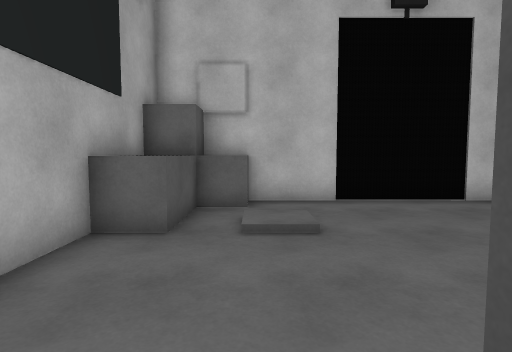
[1] (above)

12 first-person views from a walk through a scene from a Unity 3-D project. The camera is 1.3 m above the floor, tilts 4° down and sees 80° across. The floor is counted in squares, 1 m on a side. Each view is taken from the middle of a square. On the plan, view 1 faces up. The plan holds only what a view shows up to about 14 squares ahead; the rest is blank. The place goes on beyond the plan. The player character is not drawn. Some animated figures are not drawn. Door leaves are left out, so doorways stand open.

[2]
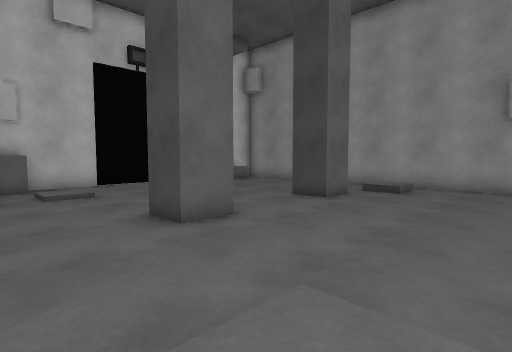

[3]
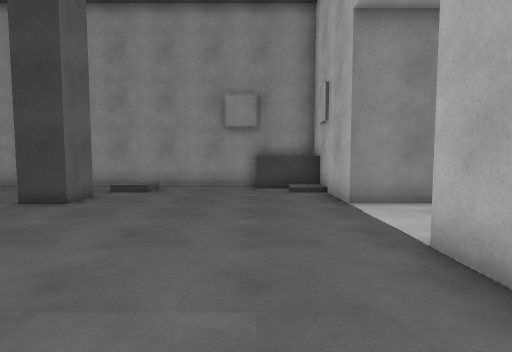

[4]
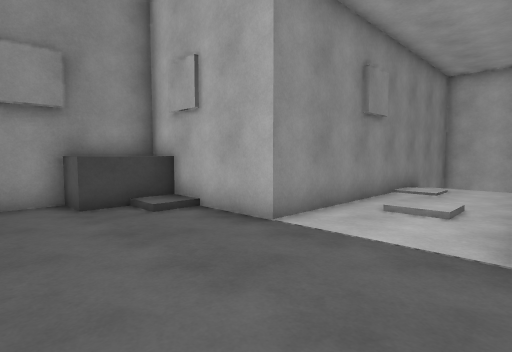

[5]
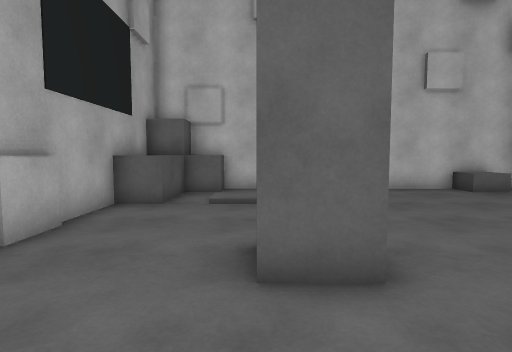

[6]
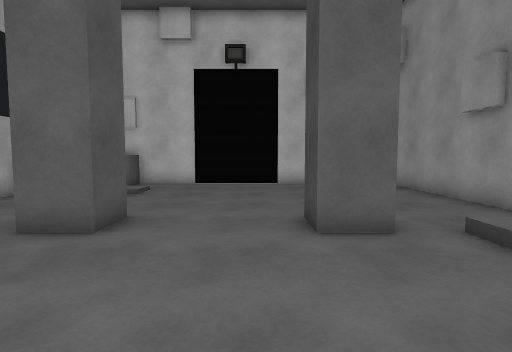

[7]
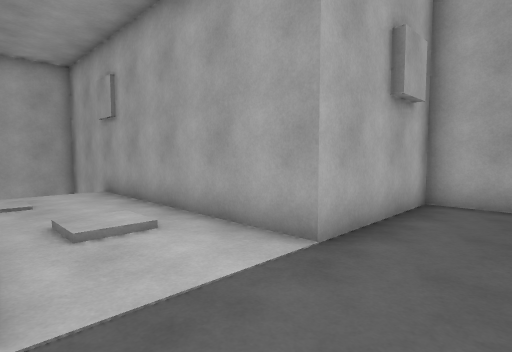

[8]
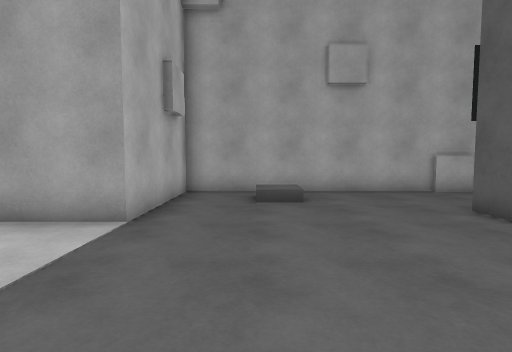

[9]
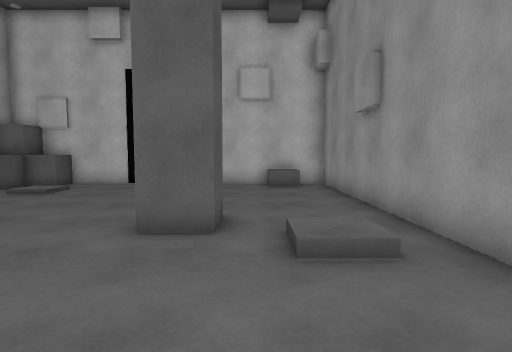

[10]
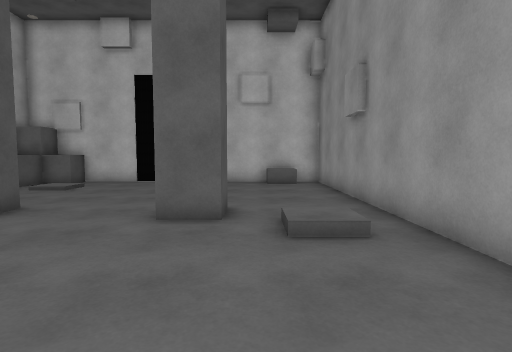

[11]
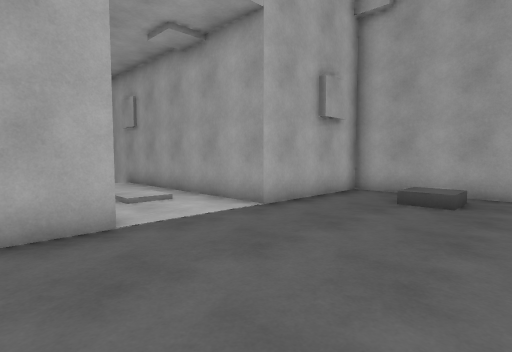

[12]
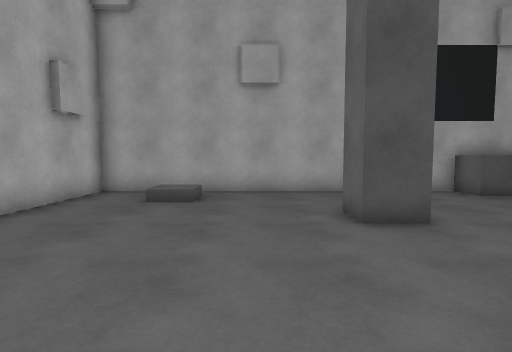

### Floor plan
Key: @ floor where view 1 was taken; # wall or solid block; . main floor; : floor 0.25 m higher than the main floor; / step, stairs or slope; D open door; ^ raised ledge; v drop or lower ground; T terminal; O other object.
Columns run from 3 left of view 1 to 11 right of it. Each row starts with its distance up from view 1.
  9  ######  T#####
  8 ##^^........^^#
  7 #^............#
  6 #^.:/.........#
  5 #^.//.........#
  4 #.............#
  3 #.............#
  2 #.............#
  1 #...##...##...#
  0 #..@##...##.//#
 -1 #...........:/#
 -2 #.............#
 -3 #.............#
 -4 #.O...........#
 -5 #.O..........^#
 -6 #.........../^#
 -7 #...........:^#
 -8 #####DDDDD#####
 -9     ##...##
-10      #.//#
-11      #.//#
-12      #...#
-13      #...#
-14      #...#
-15      #...#
-16      #vvv#
-17      #   #
-18      #   #

Where each view was taken, in squares from view 1:
view 1: 0 up, 0 right, facing up
view 2: 5 down, 2 left, facing up-right
view 3: 5 down, 2 left, facing right
view 4: 3 down, 2 right, facing down-right
view 5: 3 down, 1 right, facing up
view 6: 5 down, 5 right, facing up
view 7: 5 down, 6 right, facing down-left
view 8: 5 down, 8 right, facing left
view 9: 5 down, 8 right, facing up
view 10: 6 down, 8 right, facing up
view 11: 2 down, 8 right, facing down-left
view 12: 2 down, 8 right, facing left
